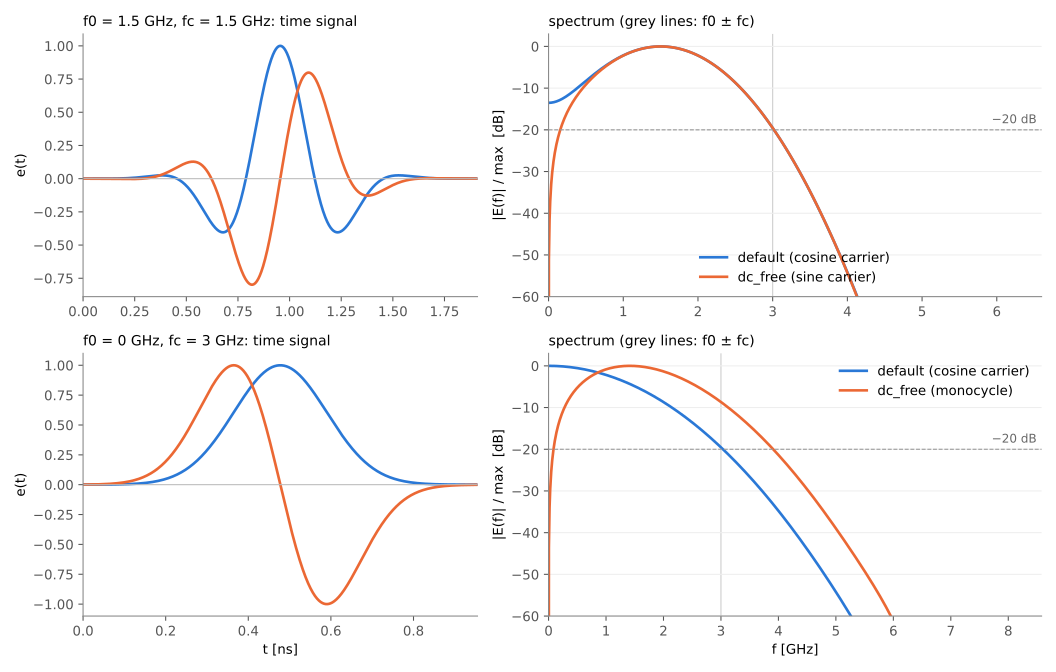

Write the Python code that produced this figure.
#!/usr/bin/env python3
"""Plot the Gaussian pulse and its DC-free variant, time signal and spectrum.

Writes gauss_dcfree.svg next to this script for concepts/signals.rst. The
pulses are the formulas of Excitation::CalcGaussianPulse() in openEMS, so no
simulation is needed: python3 gauss_dcfree.py
"""
import os
import numpy as np
import matplotlib
matplotlib.use('Agg')
import matplotlib.pyplot as plt


def gauss(t, f0, fc, dc_free):
    u = 2*np.pi*fc*t/3 - 3
    env = np.exp(-u**2)
    if not dc_free:
        return np.cos(2*np.pi*f0*(t - 9/(2*np.pi*fc)))*env
    if f0 > 0:
        return np.sin(2*np.pi*f0*(t - 9/(2*np.pi*fc)))*env
    return -u*env*np.sqrt(2*np.e)


COLOR = {False: '#2a78d6', True: '#eb6834'}
plt.rcParams.update({'font.size': 10, 'axes.spines.top': False, 'axes.spines.right': False,
                     'axes.edgecolor': '#888', 'xtick.color': '#555', 'ytick.color': '#555',
                     'svg.hashsalt': 'openEMS'})

cases = [(1.5e9, 1.5e9, 'dc_free (sine carrier)'), (0, 3e9, 'dc_free (monocycle)')]
fig, ax = plt.subplots(2, 2, figsize=(11, 7), gridspec_kw={'width_ratios': [1, 1.25]})
for r, (f0, fc, dc_label) in enumerate(cases):
    T = 2*9/(2*np.pi*fc)
    t = np.linspace(0, T, 2001)
    fmax = 2.2*max(f0+fc, 1.3*fc)
    f = np.linspace(0, fmax, 1500)
    for dc_free in (False, True):
        label = dc_label if dc_free else 'default (cosine carrier)'
        v = gauss(t, f0, fc, dc_free)
        S = abs(np.exp(-2j*np.pi*np.outer(f, t)) @ v)
        ax[r, 0].plot(t*1e9, v, color=COLOR[dc_free], lw=2, label=label)
        ax[r, 1].plot(f/1e9, 20*np.log10(S/S.max() + 1e-12), color=COLOR[dc_free], lw=2, label=label)

    a = ax[r, 0]
    a.set_xlim(0, T*1e9)
    a.axhline(0, color='#bbb', lw=0.8)
    a.set_ylabel('e(t)')
    a.set_title(f'f0 = {f0/1e9:g} GHz, fc = {fc/1e9:g} GHz: time signal', loc='left', fontsize=10.5)

    a = ax[r, 1]
    a.set_xlim(0, fmax/1e9)
    a.set_ylim(-60, 3)
    a.axhline(-20, color='#999', lw=0.8, ls='--')
    a.text(fmax/1e9*0.99, -19, '−20 dB', ha='right', va='bottom', color='#666', fontsize=9)
    for fe in (f0 - fc, f0 + fc):
        if fe > 0:
            a.axvline(fe/1e9, color='#ccc', lw=0.8, zorder=0)
    a.grid(axis='y', color='#eee')
    a.set_ylabel('|E(f)| / max  [dB]')
    a.set_title('spectrum (grey lines: f0 ± fc)', loc='left', fontsize=10.5)
    a.legend(frameon=False, loc='lower center' if f0 > 0 else 'upper right')

ax[1, 0].set_xlabel('t [ns]')
ax[1, 1].set_xlabel('f [GHz]')
fig.tight_layout()
fig.savefig(os.path.join(os.path.dirname(os.path.abspath(__file__)), 'gauss_dcfree.svg'),
            metadata={'Date': None})
